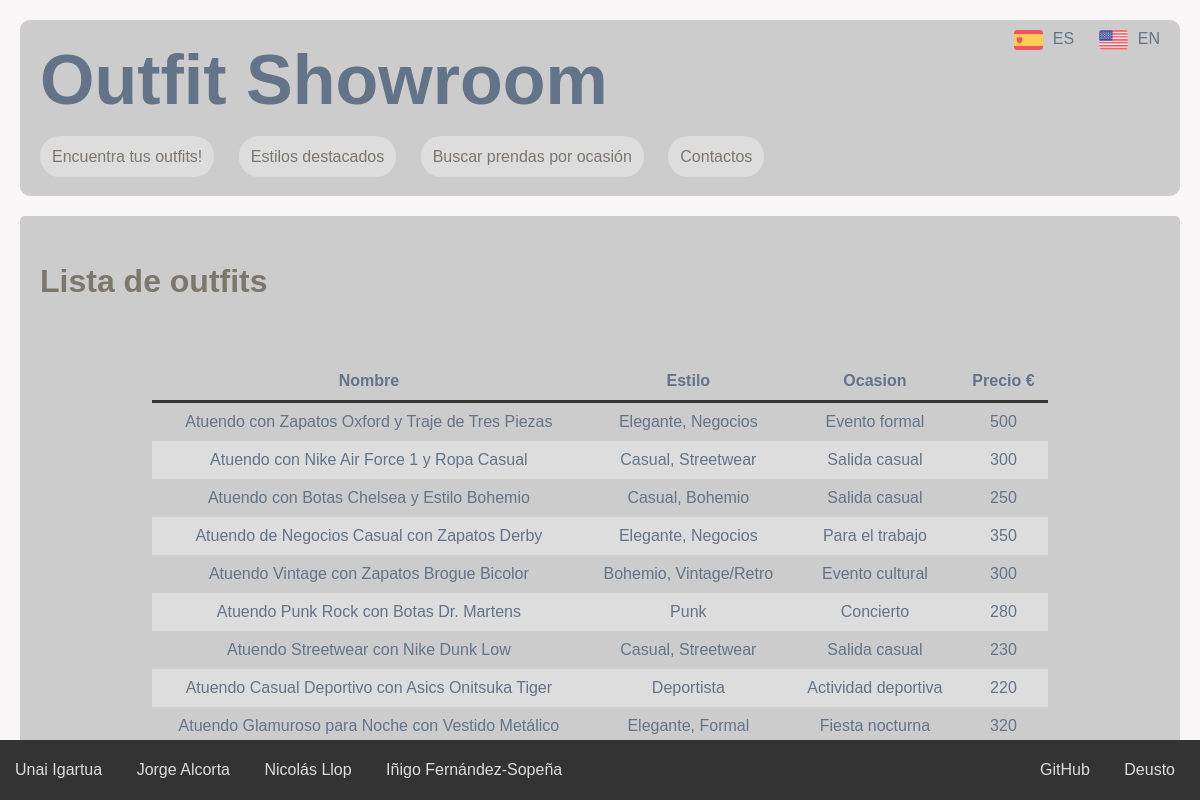
Screenshot of /outfits with the database file from the repository.
### appOutfitShowroom/models.py (models this page shows, shortened)
class Outfit(models.Model):
    def get_nombre(self):
        return self.nombre_en if get_language() == 'en' else self.nombre
    def get_precio(self):
        return round((self.precio * 1.08),2) if get_language() == 'en' else self.precio
    nombre = models.CharField(max_length=200)
    nombre_en = models.CharField(max_length=200, blank=True)
    descripcion = models.TextField(max_length=700)
    descripcion_en = models.TextField(max_length=700, blank=True)
    ocasion = models.ForeignKey(Ocasion, on_delete=models.CASCADE)
    estilos = models.ManyToManyField(Estilo)
    precio = models.IntegerField(default=0)
    autor = models.CharField(max_length=25, blank=True)
    imagen = models.ImageField(upload_to='static/img',blank=True,null=True,verbose_name='Image')
    fecha = models.DateTimeField(auto_now_add=True)

class Estilo(models.Model):
    def get_nombre(self):
        return self.nombre_en if get_language() == 'en' else self.nombre
    nombre = models.CharField(max_length=50)
    nombre_en = models.CharField(max_length=50, blank=True)

class Ocasion(models.Model):
    def get_nombre(self):
        return self.nombre_en if get_language() == 'en' else self.nombre
    nombre = models.CharField(max_length=50)
    nombre_en = models.CharField(max_length=50, blank=True)

### appOutfitShowroom/views.py (the view)
# urls.py: path('outfits', views.OutfitListView.as_view(), name='outfits'),
class OutfitListView(ListView):
    model = Outfit
    template_name = 'outfits.html'
    queryset = Outfit.objects.all()
    def get_context_data(self, **kwargs):
        context = super(OutfitListView, self).get_context_data(**kwargs)
        context['titulo_pagina'] = 'Outfit'
        return context

### appOutfitShowroom/templates/outfits.html
{% extends "base.html" %}
{% load static %}
{%load i18n%}
{% block contenido %}
<h2>{% trans "Lista de outfits" %}</h2>
<br><br>
<div class="table_container">
	<table>
		<thead>
			<tr>
				<th>{% trans "Nombre" %}</th>
				<th>{% trans "Estilo" %}</th>
				<th>{% trans "Ocasion" %}</th>
				<th>{% trans "Precio €" %}</th>
			</tr>
		</thead>
		<tbody>
			{% if outfit_list %}
				{% for o in outfit_list %}
					<tr>
						<td>
							<a href="{% url 'detalle_outfit' o.id %}">{{ o.get_nombre }}</a>
						</td>
						<td>
							{% if o.estilos.all %}
								{% for e in o.estilos.all %}
									<a href="{% url 'detalle_estilo' e.id %}">{{ e.get_nombre }}</a>{% if not forloop.last %}, {% endif %}
								{% endfor %}
							{% else %}
								<span>{% trans "No hay estilos" %}</span>
							{% endif %}
						</td>
						<td>
							{% if o.ocasion %}
								<a href="{% url 'detalle_ocasion' o.ocasion.id %}">{{ o.ocasion.get_nombre }}</a>
							{% else %}
								<span>{% trans "No hay ocasion" %}</span>
							{% endif %}
						</td>
						<td>{{ o.get_precio }}</td>
					</tr>
				{% endfor %}
			{% else %}
				<tr>
					<td colspan="3">{% trans "No hay outfits creadas." %}</td>
				</tr>
			{% endif %}
		</tbody>
	</table>
</div>
{% endblock %}

### appOutfitShowroom/static/css/estilos.css (style rules this page uses)
:root { margin: 0; padding: 0; --primary-color: #f9f6f8; --secondary-color: #CCCCCC; --secondary-off-color: #DDDDDD; --accent-color: #7c766d; --text-color: #637388; --border-color: #333; }
body { margin: 0; padding: 0; font-family: 'Arial', sans-serif; background-color: var(--primary-color); color: var(--text-color); }
a { color: var(--text-color); text-decoration: none; }
h2 { font-size: 32px; color: var(--accent-color); }
.table_container table { width: 80%; margin: auto; border-collapse: collapse; }
.table_container th, .table_container td { padding: 10px; text-align: center; }
.table_container th { border-bottom: 3px solid var(--border-color); }
.table_container tr:nth-child(even) { background-color: var(--secondary-off-color); }

### rows the page displays
Outfit: get_nombre "Atuendo con Zapatos Oxford y Traje de Tres Piezas", ocasion.get_nombre "Evento formal", get_precio "500"
Estilo: get_nombre "Elegante"
Estilo: get_nombre "Negocios"
Outfit: get_nombre "Atuendo con Nike Air Force 1 y Ropa Casual", ocasion.get_nombre "Salida casual", get_precio "300"
Estilo: get_nombre "Casual"
Estilo: get_nombre "Streetwear"
Outfit: get_nombre "Atuendo con Botas Chelsea y Estilo Bohemio", ocasion.get_nombre "Salida casual", get_precio "250"
Estilo: get_nombre "Bohemio"
Outfit: get_nombre "Atuendo de Negocios Casual con Zapatos Derby", ocasion.get_nombre "Para el trabajo", get_precio "350"
Outfit: get_nombre "Atuendo Vintage con Zapatos Brogue Bicolor", ocasion.get_nombre "Evento cultural", get_precio "300"
Estilo: get_nombre "Vintage/Retro"
Outfit: get_nombre "Atuendo Punk Rock con Botas Dr. Martens", ocasion.get_nombre "Concierto", get_precio "280"
Estilo: get_nombre "Punk"
Outfit: get_nombre "Atuendo Streetwear con Nike Dunk Low", ocasion.get_nombre "Salida casual", get_precio "230"
Outfit: get_nombre "Atuendo Casual Deportivo con Asics Onitsuka Tiger", ocasion.get_nombre "Actividad deportiva", get_precio "220"
Estilo: get_nombre "Deportista"
Outfit: get_nombre "Atuendo Glamuroso para Noche con Vestido Metálico", ocasion.get_nombre "Fiesta nocturna", get_precio "320"
Estilo: get_nombre "Formal"
